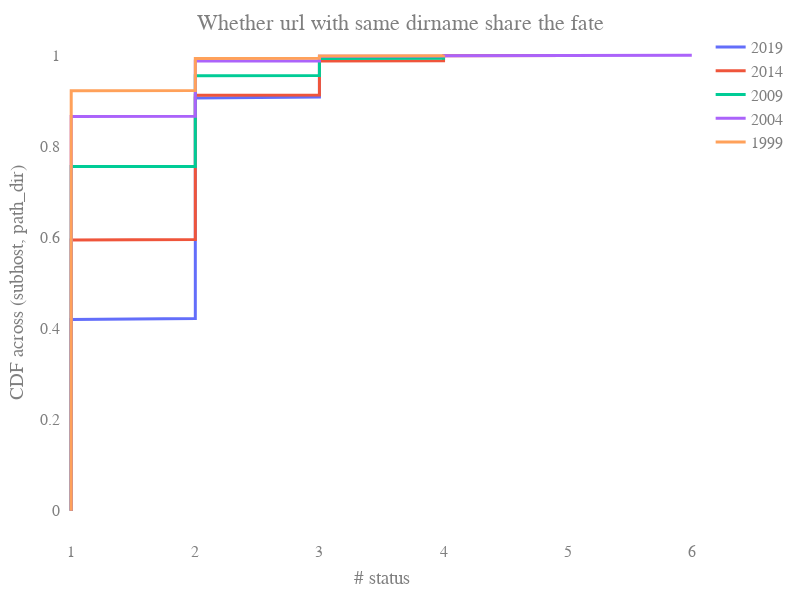

The notebook cell saved with this chart:
### Markdown cell above
## #status for urls share the same path
- Each path has at least 3 urls

### Code cell
fate = defaultdict(list)
years = [1999, 2004, 2009, 2014, 2019]
for year in reversed(years):
    hosts = db.url_status_implicit_broken.aggregate([
        {"$match": {"year": year}},
        {"$group": {"_id": "$hostname"}}
    ])
    for i, host in enumerate(list(hosts)):
        path_fate = defaultdict(list)
        urls = db.url_status_implicit_broken.find({"hostname": host['_id'], "year": year})
        for url in urls:
            up = urlparse(url['url'])
            subhost, path, query = up.netloc, up.path, up.query
            if path == '': path = '/'
            elif path[-1] == '/' and path != '/': path = path[:-1]
            dirname = os.path.dirname(path)
            path_fate["{}|{}".format(subhost, dirname)].append(url_utils.status_categories(url['status'], url['detail']))
        dir_count = {}
        for _, url_status in path_fate.items():
            if len(url_status) >= 3 and '4/5xx' in url_status:
                fate[str(year)].append(len(set(url_status)))
fate_df = pd.concat([pd.DataFrame({k: v}) for k, v in fate.items()], axis=1)
print({k: len(v) for k, v in fate.items()})
plotly_utils.plot_CDF(fate_df, xtitle='# status', ytitle='CDF across (subhost, path_dir)',\
                      title='Whether url with same dirname share the fate')

### Figure 1 — Plotly figure (JSON) as saved in the notebook; plotly's stock layout.template omitted (floating-point values rounded to 4 significant figures; data arrays with more than 128 entries replaced by an {"elided": "..."} marker saying what was removed)
{"data": [{"line": {"width": 3}, "mode": "lines", "name": "2019", "type": "scatter", "x": {"elided": "406 int values"}, "y": {"elided": "406 float values"}}, {"line": {"width": 3}, "mode": "lines", "name": "2014", "type": "scatter", "x": {"elided": "1612 int values"}, "y": {"elided": "1612 float values"}}, {"line": {"width": 3}, "mode": "lines", "name": "2009", "type": "scatter", "x": {"elided": "2227 int values"}, "y": {"elided": "2227 float values"}}, {"line": {"width": 3}, "mode": "lines", "name": "2004", "type": "scatter", "x": {"elided": "2269 int values"}, "y": {"elided": "2269 float values"}}, {"line": {"width": 3}, "mode": "lines", "name": "1999", "type": "scatter", "x": {"elided": "3047 int values"}, "y": {"elided": "3047 float values"}}], "layout": {"autosize": false, "font": {"color": "#7f7f7f", "family": "Time New Roman", "size": 16}, "height": 600, "margin": {"b": 50, "l": 50, "pad": 4, "r": 50, "t": 30}, "plot_bgcolor": "rgba(0, 0, 0, 0)", "title": {"text": "Whether url with same dirname share the fate", "x": 0.5, "yanchor": "top"}, "width": 800, "xaxis": {"range": [0.95, 6.05], "title": {"text": "# status"}, "type": "linear"}, "yaxis": {"autorange": true, "range": [-0.05556, 1.056], "title": {"text": "CDF across (subhost, path_dir)"}, "type": "linear"}}}
